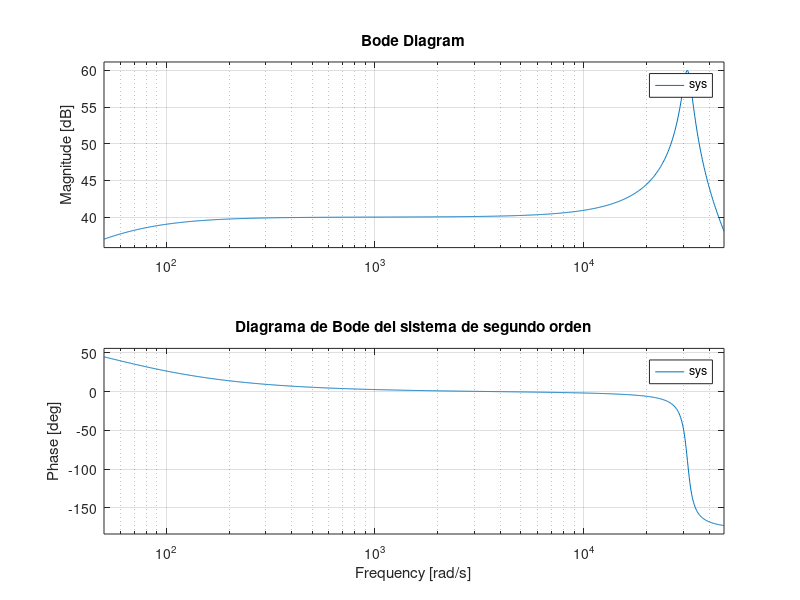

MATLAB code for this plot:

% Parámetros
f_r = 5e3; % Frecuencia de resonancia (Hz)
f_L = 8; % Frecuencia de corte inferior (Hz)
f_H = 7.5e3; % Frecuencia de corte superior (Hz)
M_r = 10; % Pico de resonancia
gain_db = 40; % Ganancia en frecuencias medias (dB)
K = 10^(gain_db / 20); % Ganancia en lineal

% Frecuencias en rad/s
omega_r = 2 * pi * f_r; % Frecuencia de resonancia (rad/s)
omega_L = 2 * pi * f_L; % Frecuencia de corte inferior (rad/s)
omega_H = 2 * pi * f_H; % Frecuencia de corte superior (rad/s)

% Cálculo del factor de amortiguamiento (zeta)
zeta = 1 / (2 * M_r * sqrt(1 - (1 / (2 * M_r^2))));

% Cálculo de la frecuencia natural (omega_n)
omega_n = omega_r / sqrt(1 - 2 * zeta^2);

% Verificación de que el sistema pasa por las frecuencias deseadas
disp('Verificación de frecuencias:');
disp(['Frecuencia natural calculada: ', num2str(omega_n / (2 * pi)), ' Hz']);
disp(['Factor de amortiguamiento (zeta): ', num2str(zeta)]);

% Función de transferencia: Ganancia centrada en la resonancia
numerador = [K * omega_n^2 , 1]/omega_L; % Numerador
denominador = conv([1, 2 * zeta * omega_n, omega_n^2],[1/omega_L 1]); % Denominador
sys = tf(numerador, denominador);

% Graficar el diagrama de Bode
figure;
bode(sys, {2*pi*f_L, 2*pi*f_H}); % Mostrar entre las frecuencias de corte
grid on;
title('Diagrama de Bode del sistema de segundo orden');

% Mostrar valores calculados
disp('Parámetros del sistema:');
disp(['Factor de amortiguamiento (zeta): ', num2str(zeta)]);
disp(['Frecuencia natural (omega_n): ', num2str(omega_n / (2 * pi)), ' Hz']);
disp(['Ganancia (K): ', num2str(K)]);
